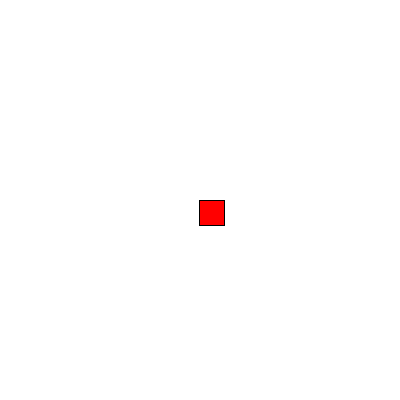
Frame 1 (no input)
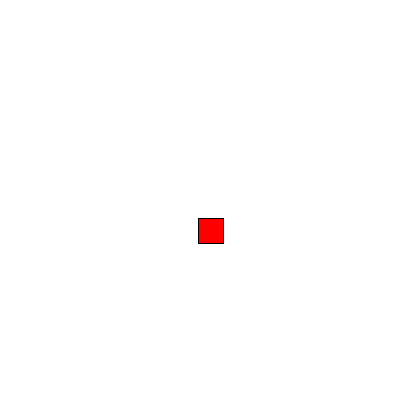
Frame 60 (the mouse pressed at the canvas centre just before this capture)
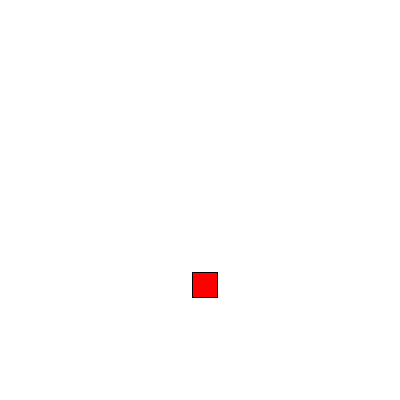
Frame 120 (the mouse held since frame 60 and released just before this capture)

The Processing sketch that drew these frames (run headless with seeded random() and noise(); from frame 60 on, the mouse is pressed at the canvas centre):

// Processing sketch: exercise_1_4
// ── exercise_1_4.pde
// Exercise 1.4
// Student: Gusev Roman
// Group: FAF-222

Mover mover;

void setup() {
  size(400, 400);
  mover = new Mover();
}

void draw() {
  background(255);
  mover.update();
  mover.checkEdges();
  mover.display();
  System.out.println(mover.velocity);
}

// ── Mover.pde
class Mover {
  PVector location;
  PVector velocity;
  PVector acceleration;
  float maxSpeed;
  
  Mover() {
    location = new PVector(width/2, height/2);
    velocity = new PVector(0, 0);
    acceleration = new PVector(-0.001, 0.01);
    maxSpeed = 10;
  }
  
  void limit(float maxSpeed) {
    if (this.acceleration.mag() > maxSpeed) {
      this.acceleration.normalize();
      this.acceleration.mult(maxSpeed);
    }
  }
  
  void update() {
    velocity.add(acceleration);
    velocity.limit(maxSpeed);
    location.add(velocity);
  }
  
  void display() {
    fill(255, 0, 0);
    square(location.x, location.y, 25);
  }
  
  void checkEdges() {
    if (location.x > width) {
      location.x = 0;
    }
    else if (location.x < 0) {
      location.x = width;
    }
    
    if (location.y > height) {
      location.y = 0;
    }
    else if (location.y < 0) {
      location.y = height;
    }
  }
}
